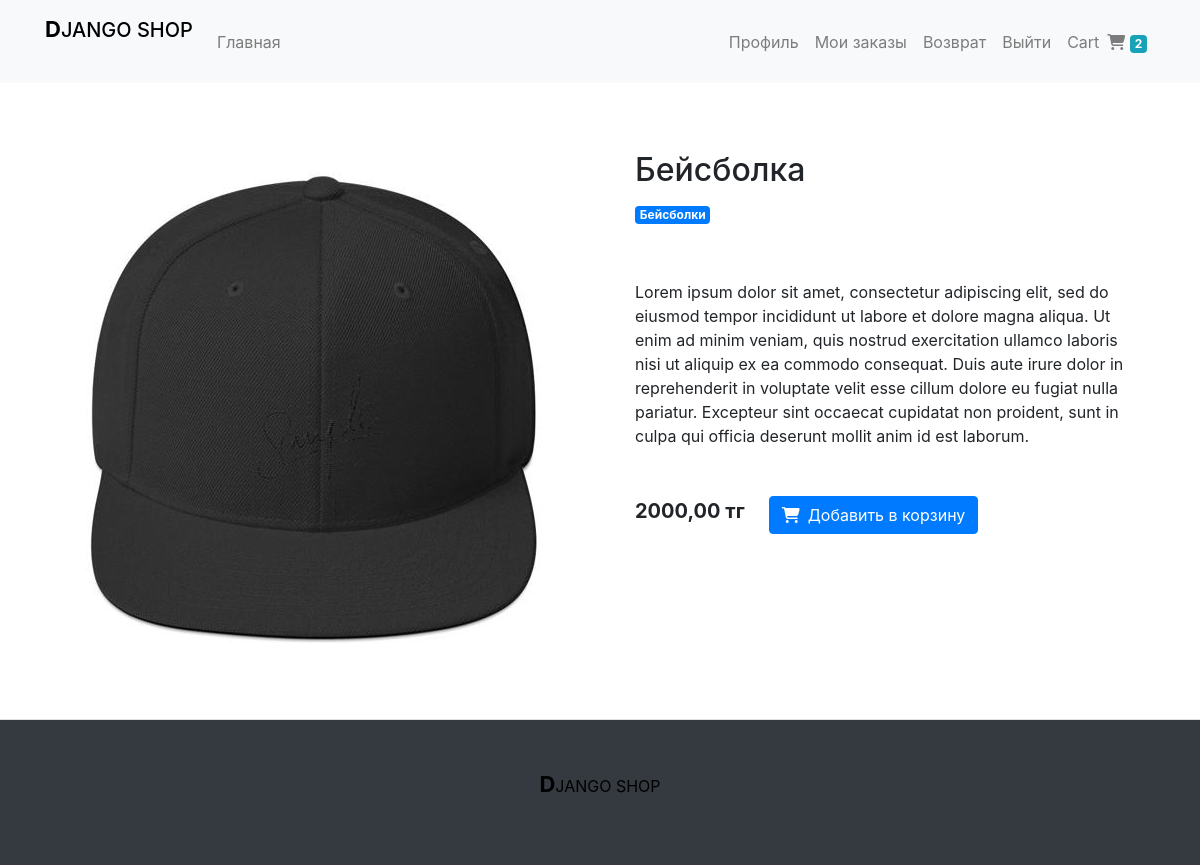
Screenshot of /product/6/ (signed in) with the database file from the repository.
### carts/models.py (models this page shows, shortened)
class Order(models.Model):
    order_id = models.CharField(max_length=20)
    user = models.ForeignKey(settings.AUTH_USER_MODEL, on_delete=models.CASCADE)
    items = models.ManyToManyField(OrderItem)
    ordered = models.BooleanField(default=False)
    created_date = models.DateTimeField(auto_now_add=True)
    shipping_address = models.ForeignKey(ShippingAddress, on_delete=models.SET_NULL, null=True, blank=True)
    payment = models.ForeignKey(Payment, on_delete=models.SET_NULL, null=True, blank=True)
    promo_code_applied = models.BooleanField(default=False)
    promo_code_discount = models.FloatField(default=0)
    refund_requested = models.BooleanField(default=False)
    refund_granted = models.BooleanField(default=False)
    def get_total_quantity(self):
        return sum(item.quantity for item in self.items.all())

class OrderItem(models.Model):
    user = models.ForeignKey(settings.AUTH_USER_MODEL, on_delete=models.CASCADE)
    item = models.ForeignKey(Product, on_delete=models.CASCADE)
    quantity = models.IntegerField(default=1)
    created_date = models.DateTimeField(auto_now_add=True)

### products/models.py (models this page shows, shortened)
class Product(models.Model):
    IMG_DIMENSION = 540
    name = models.CharField(max_length=50)
    description = models.TextField()
    price = models.FloatField()
    category = models.ForeignKey(Category, on_delete=models.CASCADE)
    thumbnail = models.ImageField(upload_to='products/')
    class Meta:
        ordering = ['pk']

class Category(models.Model):
    name = models.CharField(max_length=50)
    def __str__(self):
        return self.name

### products/views.py (the view)
# urls.py: path('product/<int:pk>/', ProductDetailView.as_view(), name='product-detail')
class ProductDetailView(DetailView):
    model = Product
    template_name = 'products/product_details.html'

### carts/templatetags/cart_icon.py (called while the page is built)
@register.filter
def total_cart_items(user):
    if user.is_authenticated:
        order = Order.objects.filter(user=user, ordered=False).first()
        return order.get_total_quantity() if order else 0
    return 0

### products/templates/products/product_details.html (shortened to what this page needs)
{% extends "products/base.html" %}
{% load static %}
{% block content %}
    <section id="product-container" class="container my-5">
        <div id="product-details" class="card border-0">
            <div class="row">
                <div class="col-md-6">
                    <img src="{{ product.thumbnail.url }}" class="card-img-top" alt="{{ object.name }}">
                </div>
                <div class="col-md-6">
                    <div class="card-body">
                        <h2 class="card-title">{{ object.name }}</h2>
                        <h6 class="card-subtitle mb-2 badge badge-primary">{{ object.category }}</h6>
                        <p class="card-text my-5">{{ object.description }}</p>
                        <div class="d-flex align-items-center">
                            <h5 class="card-text font-weight-bold mr-4">{{ object.price|floatformat:2 }} тг</h5>
                            <button id="add_to_cart" class="btn btn-primary">
                                <i class="fas fa-shopping-cart mr-2"></i>Добавить в корзину
                            </button>
                        </div>
                    </div>
                </div>
            </div>
        </div>
    </section>
{% endblock %}

### products/templates/products/navbar.html (shortened to what this page needs)
{% load cart_icon %}
<nav class="navbar sticky-top navbar-expand-md navbar-light bg-light">
    <div class="container">
        <a class="navbar-brand h1 text-primary" href="{% url 'products:home-page' %}"><p style="color: black; "><b style="font-size: 22px;">D</b>JANGO SHOP</p></a>
        <div class="collapse navbar-collapse" id="navbarToggler">
            <ul class="navbar-nav mr-auto">
                <li class="nav-item">
                    <a class="nav-link" href="{% url 'products:home-page' %}">Главная</a>
                </li>
            </ul>
            <ul class="navbar-nav">
                {% if user.is_authenticated %}
                    <li class="nav-item">
                        <a class="nav-link" href="{% url 'profile' %}">Профиль</a>
                    </li>
                    <li class="nav-item">
                        <a class="nav-link" href="{% url 'show-orders' %}">Мои заказы</a>
                    </li>
                    <li class="nav-item">
                        <a class="nav-link" href="{% url 'refund' %}">Возврат</a>
                    </li>
                    <li class="nav-item">
                        <a class="nav-link" href="{% url 'account_logout' %}">Выйти</a>
                    </li>
                {% endif %}
                <li class="nav-item">
                    <a class="nav-link" href="{% url 'carts:show-cart' %}">Cart<i class="fas fa-shopping-cart ml-2"></i>
                        <span id="cart-total-items" class="badge badge-info">{{ user| total_cart_items }}</span>
                    </a>
                </li>
            </ul>
        </div>
    </div>
</nav>

### rows the page displays
Product: thumbnail (picture), name "Бейсболка", category "Бейсболки", description "Lorem ipsum dolor sit amet, consectetur adipiscing elit, sed do eiusmod tempor incididunt ut labore et dolore magna aliqua. Ut enim ad minim veniam, quis nostrud exercitation ullamco laboris nisi ut aliquip ex ea commodo consequat. Duis aute irure dolor in reprehenderit in voluptate velit esse cillum dolore eu fugiat nulla pariatur. Excepteur sint occaecat cupidatat non proident, sunt in culpa qui officia deserunt mollit anim id est laborum.", price "2000,00"

### other values shown
{{ user| total_cart_items }} "2"
